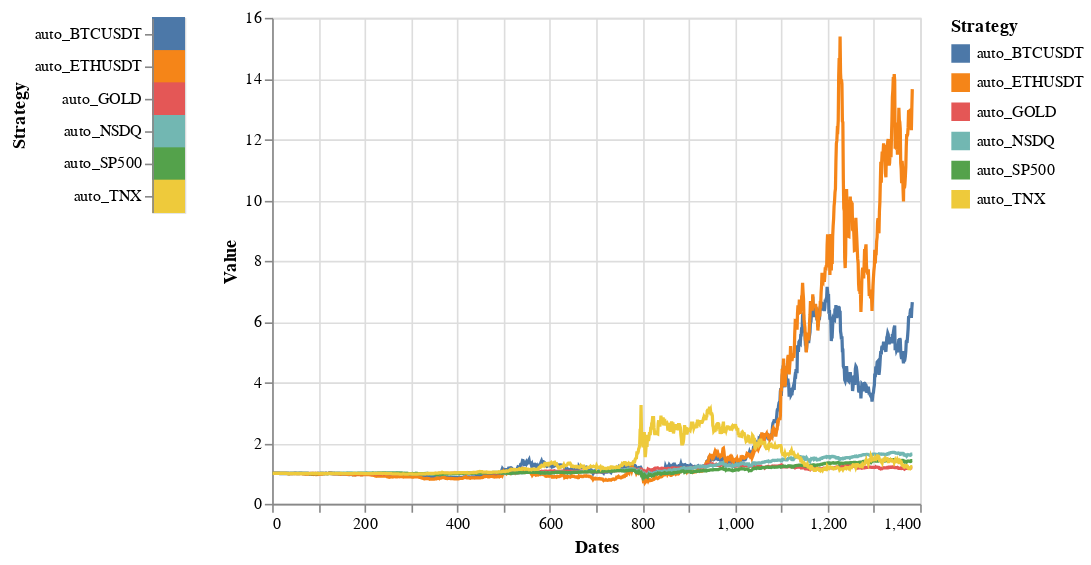

Notebook source saved alongside this figure:
### Markdown cell above
### Automatic Investment

### Code cell
q2

### Figure 1 — Vega-Lite specification as saved in the notebook (floating-point values rounded to 4 significant figures; data arrays with more than 128 entries replaced by an {"elided": "..."} marker saying what was removed)
{"config": {"view": {"continuousWidth": 400, "continuousHeight": 300}}, "hconcat": [{"mark": "rect", "encoding": {"color": {"condition": {"type": "nominal", "field": "Strategy", "selection": "selector003"}, "value": "lightgray"}, "y": {"type": "nominal", "field": "Strategy"}}, "selection": {"selector003": {"type": "multi", "fields": ["Strategy"]}}}, {"mark": "line", "encoding": {"color": {"type": "nominal", "field": "Strategy"}, "tooltip": [{"type": "quantitative", "field": "Dates"}, {"type": "quantitative", "field": "Value"}], "x": {"type": "quantitative", "field": "Dates"}, "y": {"type": "quantitative", "field": "Value"}}, "selection": {"selector004": {"type": "interval", "bind": "scales", "encodings": ["x"]}}, "transform": [{"filter": {"selection": "selector003"}}]}], "data": {"name": "data-80928ce94f4f66279dac6f3dc31367a8"}, "$schema": "https://vega.github.io/schema/vega-lite/v4.8.1.json", "datasets": {"data-80928ce94f4f66279dac6f3dc31367a8": {"elided": "8298 records"}}}
